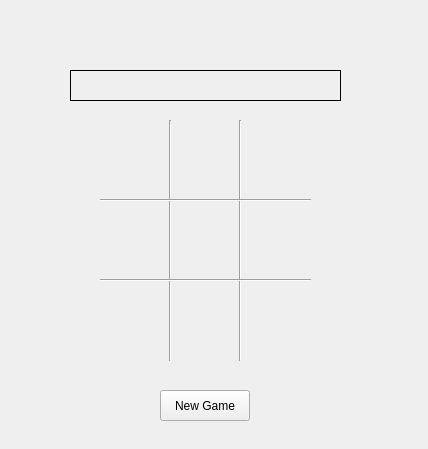
<?xml version="1.0" encoding="UTF-8"?>
<!--
    A Simple Tic-Tac-Toe game
    
    Copyright (C) 2015  Mark Fitch

    This program is free software; you can redistribute it and/or modify
    it under the terms of the GNU General Public License as published by
    the Free Software Foundation; either version 2 of the License, or
    (at your option) any later version.

    This program is distributed in the hope that it will be useful,
    but WITHOUT ANY WARRANTY; without even the implied warranty of
    MERCHANTABILITY or FITNESS FOR A PARTICULAR PURPOSE.  See the
    GNU General Public License for more details.

    You should have received a copy of the GNU General Public License along
    with this program; if not, write to the Free Software Foundation, Inc.,
    51 Franklin Street, Fifth Floor, Boston, MA 02110-1301 USA.
-->
<ui version="4.0">
 <class>tictactoe</class>
 <widget class="QWidget" name="tictactoe">
  <property name="geometry">
   <rect>
    <x>0</x>
    <y>0</y>
    <width>428</width>
    <height>449</height>
   </rect>
  </property>
  <property name="windowTitle">
   <string>Tic Tac Toe C++ Test</string>
  </property>
  <widget class="Line" name="line">
   <property name="geometry">
    <rect>
     <x>160</x>
     <y>120</y>
     <width>20</width>
     <height>241</height>
    </rect>
   </property>
   <property name="font">
    <font>
     <weight>50</weight>
     <bold>false</bold>
    </font>
   </property>
   <property name="frameShadow">
    <enum>QFrame::Sunken</enum>
   </property>
   <property name="lineWidth">
    <number>1</number>
   </property>
   <property name="orientation">
    <enum>Qt::Vertical</enum>
   </property>
  </widget>
  <widget class="Line" name="line_2">
   <property name="geometry">
    <rect>
     <x>230</x>
     <y>120</y>
     <width>20</width>
     <height>241</height>
    </rect>
   </property>
   <property name="orientation">
    <enum>Qt::Vertical</enum>
   </property>
  </widget>
  <widget class="Line" name="line_3">
   <property name="geometry">
    <rect>
     <x>100</x>
     <y>190</y>
     <width>211</width>
     <height>20</height>
    </rect>
   </property>
   <property name="orientation">
    <enum>Qt::Horizontal</enum>
   </property>
  </widget>
  <widget class="Line" name="line_4">
   <property name="geometry">
    <rect>
     <x>100</x>
     <y>270</y>
     <width>211</width>
     <height>20</height>
    </rect>
   </property>
   <property name="orientation">
    <enum>Qt::Horizontal</enum>
   </property>
  </widget>
  <widget class="QPushButton" name="btnTL">
   <property name="geometry">
    <rect>
     <x>100</x>
     <y>120</y>
     <width>71</width>
     <height>81</height>
    </rect>
   </property>
   <property name="font">
    <font>
     <pointsize>14</pointsize>
     <weight>75</weight>
     <bold>true</bold>
    </font>
   </property>
   <property name="focusPolicy">
    <enum>Qt::ClickFocus</enum>
   </property>
   <property name="text">
    <string/>
   </property>
   <property name="flat">
    <bool>true</bool>
   </property>
  </widget>
  <widget class="QPushButton" name="btnTC">
   <property name="geometry">
    <rect>
     <x>170</x>
     <y>120</y>
     <width>71</width>
     <height>81</height>
    </rect>
   </property>
   <property name="font">
    <font>
     <pointsize>14</pointsize>
     <weight>75</weight>
     <bold>true</bold>
    </font>
   </property>
   <property name="focusPolicy">
    <enum>Qt::ClickFocus</enum>
   </property>
   <property name="text">
    <string/>
   </property>
   <property name="flat">
    <bool>true</bool>
   </property>
  </widget>
  <widget class="QPushButton" name="btnTR">
   <property name="geometry">
    <rect>
     <x>240</x>
     <y>120</y>
     <width>71</width>
     <height>81</height>
    </rect>
   </property>
   <property name="font">
    <font>
     <pointsize>14</pointsize>
     <weight>75</weight>
     <bold>true</bold>
    </font>
   </property>
   <property name="focusPolicy">
    <enum>Qt::ClickFocus</enum>
   </property>
   <property name="text">
    <string/>
   </property>
   <property name="flat">
    <bool>true</bool>
   </property>
  </widget>
  <widget class="QPushButton" name="btnMR">
   <property name="geometry">
    <rect>
     <x>240</x>
     <y>200</y>
     <width>71</width>
     <height>81</height>
    </rect>
   </property>
   <property name="font">
    <font>
     <pointsize>14</pointsize>
     <weight>75</weight>
     <bold>true</bold>
    </font>
   </property>
   <property name="focusPolicy">
    <enum>Qt::ClickFocus</enum>
   </property>
   <property name="text">
    <string/>
   </property>
   <property name="flat">
    <bool>true</bool>
   </property>
  </widget>
  <widget class="QPushButton" name="btnMC">
   <property name="geometry">
    <rect>
     <x>170</x>
     <y>200</y>
     <width>71</width>
     <height>81</height>
    </rect>
   </property>
   <property name="font">
    <font>
     <pointsize>14</pointsize>
     <weight>75</weight>
     <bold>true</bold>
    </font>
   </property>
   <property name="focusPolicy">
    <enum>Qt::ClickFocus</enum>
   </property>
   <property name="text">
    <string/>
   </property>
   <property name="flat">
    <bool>true</bool>
   </property>
  </widget>
  <widget class="QPushButton" name="btnML">
   <property name="geometry">
    <rect>
     <x>100</x>
     <y>200</y>
     <width>71</width>
     <height>81</height>
    </rect>
   </property>
   <property name="font">
    <font>
     <pointsize>14</pointsize>
     <weight>75</weight>
     <bold>true</bold>
    </font>
   </property>
   <property name="focusPolicy">
    <enum>Qt::ClickFocus</enum>
   </property>
   <property name="text">
    <string/>
   </property>
   <property name="flat">
    <bool>true</bool>
   </property>
  </widget>
  <widget class="QPushButton" name="btnBL">
   <property name="geometry">
    <rect>
     <x>100</x>
     <y>280</y>
     <width>71</width>
     <height>81</height>
    </rect>
   </property>
   <property name="font">
    <font>
     <pointsize>14</pointsize>
     <weight>75</weight>
     <bold>true</bold>
    </font>
   </property>
   <property name="focusPolicy">
    <enum>Qt::ClickFocus</enum>
   </property>
   <property name="text">
    <string/>
   </property>
   <property name="flat">
    <bool>true</bool>
   </property>
  </widget>
  <widget class="QPushButton" name="btnBC">
   <property name="geometry">
    <rect>
     <x>170</x>
     <y>280</y>
     <width>71</width>
     <height>81</height>
    </rect>
   </property>
   <property name="font">
    <font>
     <pointsize>14</pointsize>
     <weight>75</weight>
     <bold>true</bold>
    </font>
   </property>
   <property name="focusPolicy">
    <enum>Qt::ClickFocus</enum>
   </property>
   <property name="text">
    <string/>
   </property>
   <property name="flat">
    <bool>true</bool>
   </property>
  </widget>
  <widget class="QPushButton" name="btnBR">
   <property name="geometry">
    <rect>
     <x>240</x>
     <y>280</y>
     <width>71</width>
     <height>81</height>
    </rect>
   </property>
   <property name="font">
    <font>
     <pointsize>14</pointsize>
     <weight>75</weight>
     <bold>true</bold>
    </font>
   </property>
   <property name="focusPolicy">
    <enum>Qt::ClickFocus</enum>
   </property>
   <property name="text">
    <string/>
   </property>
   <property name="flat">
    <bool>true</bool>
   </property>
  </widget>
  <widget class="QPushButton" name="btnNew">
   <property name="geometry">
    <rect>
     <x>160</x>
     <y>390</y>
     <width>90</width>
     <height>31</height>
    </rect>
   </property>
   <property name="focusPolicy">
    <enum>Qt::ClickFocus</enum>
   </property>
   <property name="text">
    <string>New Game</string>
   </property>
  </widget>
  <widget class="QLabel" name="lblMessages">
   <property name="geometry">
    <rect>
     <x>70</x>
     <y>70</y>
     <width>271</width>
     <height>31</height>
    </rect>
   </property>
   <property name="frameShape">
    <enum>QFrame::Box</enum>
   </property>
   <property name="lineWidth">
    <number>1</number>
   </property>
   <property name="text">
    <string/>
   </property>
   <property name="alignment">
    <set>Qt::AlignCenter</set>
   </property>
  </widget>
 </widget>
 <resources/>
 <connections/>
</ui>
